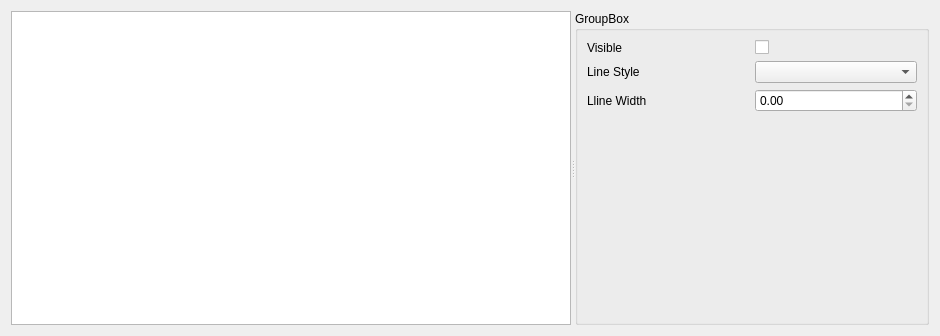
<?xml version="1.0" encoding="UTF-8"?>
<ui version="4.0">
 <class>WidgetCurveProperties</class>
 <widget class="QWidget" name="WidgetCurveProperties">
  <property name="geometry">
   <rect>
    <x>0</x>
    <y>0</y>
    <width>940</width>
    <height>336</height>
   </rect>
  </property>
  <property name="windowTitle">
   <string>Form</string>
  </property>
  <layout class="QHBoxLayout" name="horizontalLayout">
   <item>
    <widget class="QSplitter" name="splitter">
     <property name="orientation">
      <enum>Qt::Horizontal</enum>
     </property>
     <widget class="QListWidget" name="listWidget">
      <property name="selectionMode">
       <enum>QAbstractItemView::ExtendedSelection</enum>
      </property>
     </widget>
     <widget class="QGroupBox" name="groupBox">
      <property name="title">
       <string>GroupBox</string>
      </property>
      <layout class="QGridLayout" name="gridLayout">
       <item row="1" column="3">
        <widget class="QComboBox" name="comboBoxLineStyle"/>
       </item>
       <item row="2" column="3">
        <widget class="QDoubleSpinBox" name="doubleSpinBoxLineWidth"/>
       </item>
       <item row="2" column="2">
        <widget class="QLabel" name="label_2">
         <property name="text">
          <string>Lline Width</string>
         </property>
        </widget>
       </item>
       <item row="1" column="2">
        <widget class="QLabel" name="label">
         <property name="text">
          <string>Line Style</string>
         </property>
        </widget>
       </item>
       <item row="0" column="2">
        <widget class="QLabel" name="label_3">
         <property name="text">
          <string>Visible</string>
         </property>
        </widget>
       </item>
       <item row="3" column="2">
        <spacer name="verticalSpacer">
         <property name="orientation">
          <enum>Qt::Vertical</enum>
         </property>
         <property name="sizeHint" stdset="0">
          <size>
           <width>20</width>
           <height>40</height>
          </size>
         </property>
        </spacer>
       </item>
       <item row="0" column="3">
        <widget class="QCheckBox" name="checkBoxVisible">
         <property name="text">
          <string/>
         </property>
        </widget>
       </item>
      </layout>
     </widget>
    </widget>
   </item>
  </layout>
 </widget>
 <resources/>
 <connections/>
</ui>
